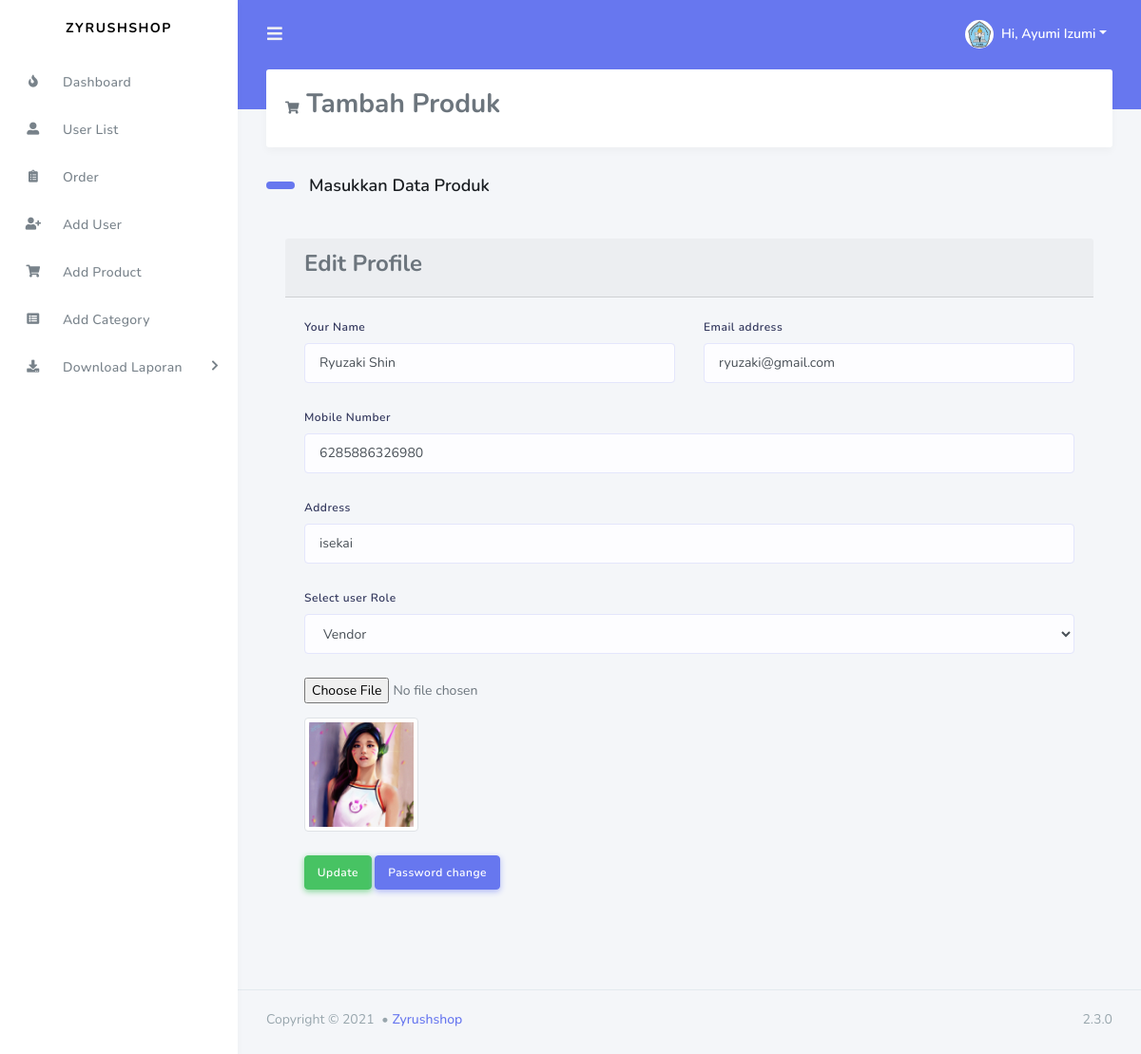
Screenshot of /editProfile.php?id=71 (signed in) with the database file from the repository.
### tables this page shows
CREATE TABLE `tbl_users` (
  `id` int(11) NOT NULL,
  `name` varchar(255) DEFAULT NULL,
  `email` varchar(255) DEFAULT NULL,
  `password` varchar(255) DEFAULT NULL,
  `mobile` varchar(25) DEFAULT NULL,
  `roleid` tinyint(4) DEFAULT NULL,
  `isActive` tinyint(4) DEFAULT 0,
  `fld_address` varchar(500) NOT NULL,
  `fld_logo` varchar(250) NOT NULL,
  `created_at` timestamp NOT NULL DEFAULT current_timestamp(),
  `updated_at` timestamp NOT NULL DEFAULT current_timestamp()
);

### lib/Session.php (called while the page is built, shortened)
<?php
class Session{
  public static function get($key){
    if (isset($_SESSION[$key])) {
      return $_SESSION[$key];
    }else{
      return false;
    }
  }
}

### classes/Users.php (called while the page is built, shortened)
<?php
include 'lib/Database.php';
include_once 'lib/Session.php';
class Users{
  private $db;
  public function __construct(){
    $this->db = new Database();
  }
    public function getUserInfoById($userid){
      $sql = "SELECT * FROM tbl_users WHERE id = :id LIMIT 1";
      $stmt = $this->db->pdo->prepare($sql);
      $stmt->bindValue(':id', $userid);
      $stmt->execute();
      $result = $stmt->fetch(PDO::FETCH_OBJ);
      if ($result) {
        return $result;
      }else{
        return false;
      }
    }
}

### lib/Database.php (called while the page is built, shortened)
<?php
class  Database{
  public $pdo;
  public function __construct(){
    if (!isset($this->pdo)) {
      try {
        $link = new PDO('mysql:host='.DB_HOST.'; dbname='.DB_NAME, DB_USER, DB_PASS);
        $link->setAttribute(PDO::ATTR_ERRMODE, PDO::ERRMODE_EXCEPTION);
        $link->exec("SET CHARACTER SET utf8");
        $this->pdo  =  $link;
      } catch (PDOException $e) {
        die("Connection error...".$e->getMessage());
      }
    }
  }
}

### editProfile.php (the view, shortened to what this page needs)
<?php
include 'inc/header.php';
$users = new Users();
if (isset($_GET['id'])) {
    $userid = preg_replace('/[^a-zA-Z0-9-]/', '', (int)$_GET['id']);
  }
 ?>
    <?php
    $getUinfo = $users->getUserInfoById($userid);
    if ($getUinfo) {
     ?>
        <div class="main-content">
        <section class="section">
          <div class="section-header">
          <h3><i class="fas fa-shopping-cart"></i> Tambah Produk</h3>
          </div>
          <h2 class="section-title">Masukkan Data Produk</h2>
          <div class="section-body">
              <div class="card-body">
                     <form class="" action="" method="POST">
                <div class="card-header">
                      <h4>Edit Profile</h4>
                    </div>
                  <div class="card-body">
                  <div class="row">
                  <div class="form-group col-md-6 col-12">
                    <label for="name">Your Name</label>
                    <input type="text" name="name" value="<?php echo $getUinfo->name; ?>" class="form-control">
                  </div>
                  <div class="form-group col-md-6 col-12">
                    <label for="email">Email address</label>
                    <input type="email" id="email" name="email" value="<?php echo $getUinfo->email; ?>" class="form-control">
                  </div>
                  </div>
                  <div class="row">
                  <div class="form-group col-md-12 col-12">
                    <label for="mobile">Mobile Number</label>
                    <input type="number" id="mobile" name="mobile" value="<?php echo $getUinfo->mobile; ?>" class="form-control">
                  </div>
                  </div>
                  <div class="row">
                  <div class="form-group col-md-12 col-12">
                    <label for="mobile">Address</label>
                    <input type="text" id="mobile" name="address" value="<?php echo $getUinfo->fld_address; ?>" class="form-control">
                  </div>
                  </div>
                  <?php if (Session::get("roleid") == '1') { ?>
                  <div class="form-group
                  <?php if (Session::get("roleid") == '1' && Session::get("id") == $getUinfo->id) {
                    echo "d-none";
                  } ?>
                  ">
                    <div class="form-group">
                      <label for="sel1">Select user Role</label>
                      <select class="form-control" name="roleid" id="roleid">
                      <?php
                    if($getUinfo->roleid == '1'){?>
                      <option value="1" selected='selected'>Admin</option>
                      <option value="2">Vendor</option>
                      <option value="3">User only</option>
                    <?php }elseif($getUinfo->roleid == '2'){?>
                      <option value="2" selected='selected'>Vendor</option>
                    <?php }elseif($getUinfo->roleid == '3'){?>
                      <option value="1">Admin</option>
                      <option value="2">Vendor</option>
                      <option value="3" selected='selected'>User only</option>
                    <?php } ?>
                      </select>
                      </div>
                  </div>
                  <div class="form-group">
                      <input type="file" name="image" class="custom-file">
                      <img src="<?php echo $getUinfo->fld_logo; ?>" width="120" class="img-thumbnail">
                    </div>
              <?php }else{?>
                <input type="hidden" name="roleid" value="<?php echo $getUinfo->roleid; ?>">
              <?php } ?>
                  <?php if (Session::get("id") == $getUinfo->id) {?>
                    <div class="card-footer text-left">
                  <div class="form-group">
                    <button type="submit" name="update" class="btn btn-success">Update</button>
                    <a class="btn btn-primary" href="changepass.php?id=<?php echo $getUinfo->id;?>">Password change</a>
                  </div>
                <?php } elseif(Session::get("roleid") == '1') {?>
                  <div class="form-group">
                    <button type="submit" name="update" class="btn btn-success">Update</button>
                    <a class="btn btn-primary" href="changepass.php?id=<?php echo $getUinfo->id;?>">Password change</a>
                  </div>
                <?php } elseif(Session::get("roleid") == '2') {?>
                  <div class="form-group">
                    <button type="submit" name="update" class="btn btn-success">Update</button>
                  </div>
                  <?php   }else{ ?>
                      <div class="form-group">
                        <a class="btn btn-primary" href="index.php">Ok</a>
                      </div>
                    <?php } ?>
                    </div>
                    </div>
            </div>
</div>
</div></div></div></section>
  <?php
  include 'inc/footer.php';
  ?>
<?php } ?>

### inc/header.php (shortened to what this page needs)
<?php
$filepath = realpath(dirname(__FILE__));
include_once $filepath."/../lib/Session.php";
$users = new Users();
?>
<!DOCTYPE html>
<html lang="en">
<head>
  <link rel="stylesheet" href="https://stackpath.bootstrapcdn.com/bootstrap/4.3.1/css/bootstrap.min.css">
  <link rel="stylesheet" href="https://use.fontawesome.com/releases/v5.7.2/css/all.css">
  <link rel="stylesheet" href="assets/css/style.css">
  <link rel="stylesheet" href="assets/css/components.css">
  <link rel="stylesheet" href="https://cdn.datatables.net/1.10.24/css/dataTables.bootstrap4.min.css">
</head>
<body>
<div id="app">
    <div class="main-wrapper">
      <div class="navbar-bg"></div>
      <nav class="navbar navbar-expand-lg main-navbar">
        <form class="form-inline mr-auto">
          <ul class="navbar-nav mr-3">
            <li><a href="#" data-toggle="sidebar" class="nav-link nav-link-lg"><i class="fas fa-bars"></i></a></li>
          </ul>
        </form>
        <ul class="navbar-nav navbar-right">
        <?php
    $getUinfo = $users->getUserInfoById(Session::get("id"));
    if ($getUinfo) {
     ?>
          <li class="dropdown"><a href="#" data-toggle="dropdown" class="nav-link dropdown-toggle nav-link-lg nav-link-user">
          <?php echo '<img src=',$getUinfo->fld_logo,' class="rounded-circle mr-1" width="50" height="30">'; ?>
            <div class="d-sm-none d-lg-inline-block">Hi, <?php $name = Session::get('name'); if (isset($name)) { echo $name; } ?></div></a>
            <?php } ?>
          </li>
        </ul>
      </nav>
      <div class="main-sidebar">
        <aside id="sidebar-wrapper">
          <div class="sidebar-brand">
            <a href="dashboard.php">ZYRUSHSHOP</a>
          </div>
          <ul class="sidebar-menu">
              <?php if (Session::get('id') == TRUE) { ?>
            <?php if (Session::get('roleid') == '1') { ?>
                <li class="nav-item"><a href="dashboard.php" class="nav-link"><i class="fas fa-fire"></i><span>Dashboard</span></a></li>
                <li class="nav-item"><a href="userlist.php" class="nav-link"><i class="fas fa-user-alt"></i> <span>User List</span></a></li>
                <li class="nav-item"><a href="vieworder.php" class="nav-link"><i class="fas fa-clipboard-list"></i> <span>Order</span></a></li>
                <li class="nav-item"><a href="addUser.php" class="nav-link"><i class="fas fa-user-plus"></i> <span>Add User</span></a></li>
                <li class="nav-item"><a href="addProduct.php" class="nav-link"><i class="fas fa-shopping-cart"></i> <span>Add Product</span></a></li>
                <li class="nav-item"><a href="addCategory.php" class="nav-link"><i class="fas fa-list-alt"></i> <span>Add Category</span></a></li>
              <?php  } ?>
              <?php } ?>
          <?php if (Session::get('id') == TRUE) { ?>
                  <?php if (Session::get('roleid') == '1') { ?>
          <li class="nav-item dropdown">
                <a href="#" class="nav-link has-dropdown"><i class="fas fa-download"></i> <span>Download Laporan</span></a>
                    <?php  } ?>
                    <?php } ?>
              </li>
            </ul>
        </aside>
      </div>

### rows the page displays
tbl_users: fld_logo (picture)
tbl_users: name "Ryuzaki Shin", email "ryuzaki@gmail.com", mobile "6285886326980", address "isekai", roleid "Vendor", fld_logo (picture)

### other values shown
$name "Ayumi Izumi"
